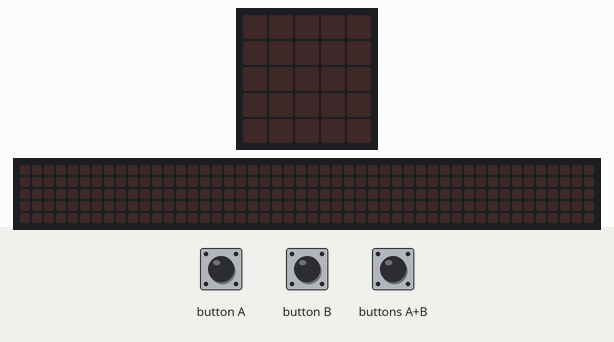
Recording of a program running on a simulated BBC micro:bit (MakeCode). Shown: the board's 5×5 LED display, a strip that is not on the board, showing the scrolling text unrolled. The inputs (shaded band) are chosen by the test bench. The 48×5 strip is a reading aid, not a part: it shows the text the display is scrolling, unrolled, one strip-width of it at a time.

Above: at 1.2 s.
1.3 s: buttons A+B pressed for 0.15 s
At 1.52 s:
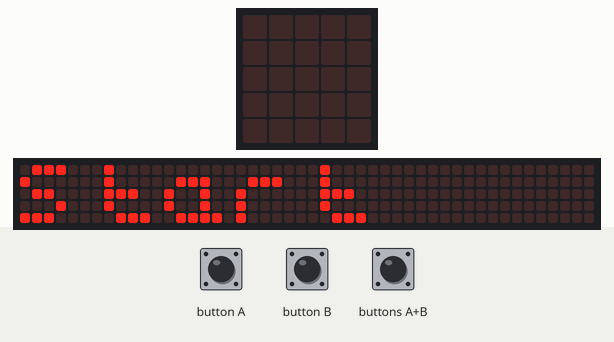
At 1.97 s:
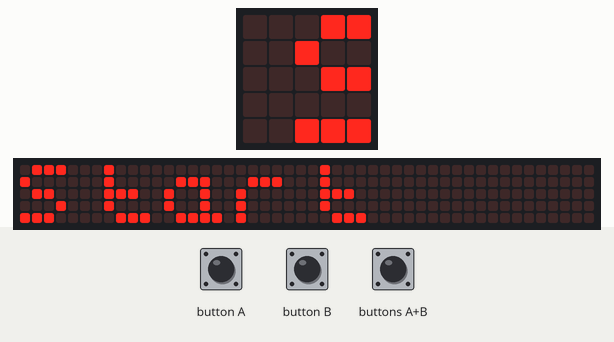
4.3 s: button A pressed for 3.2 s
At 7.3 s:
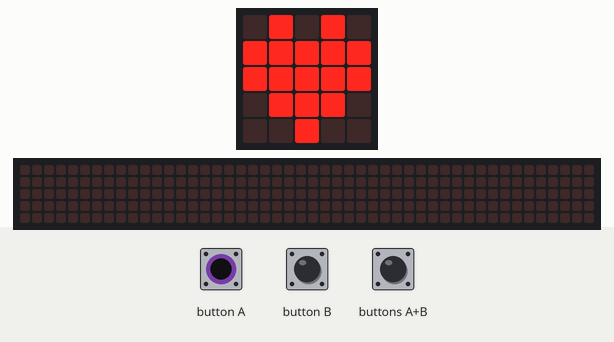

The program:

main.ts
```typescript
input.onButtonPressed(Button.AB, function () {
    basic.showString("Start")
    if (input.buttonIsPressed(Button.A)) {
        basic.showIcon(IconNames.Heart)
        basic.showString("big heart")
    } else {
        basic.showIcon(IconNames.SmallHeart)
        basic.showString("small heart")
    }
})
```

test.ts
```typescript
// tests gaan hier; deze zal niet worden gecompileerd wanneer dit pakket wordt gebruikt als extensie.
```

Measured:
- after the input at 1.3 s, the display: changes after 0.15 s (image 1)
- after the input at 4.3 s, the display: first differs from a run without the input after 2.6 s (image 3)
- what the display in image 3 shows lasts 0.6 s, from 6.9 s to 7.5 s
